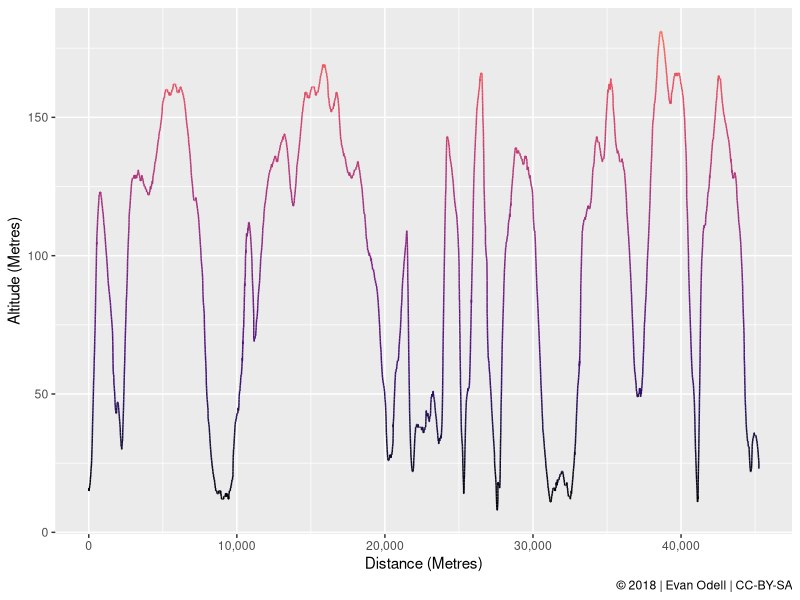
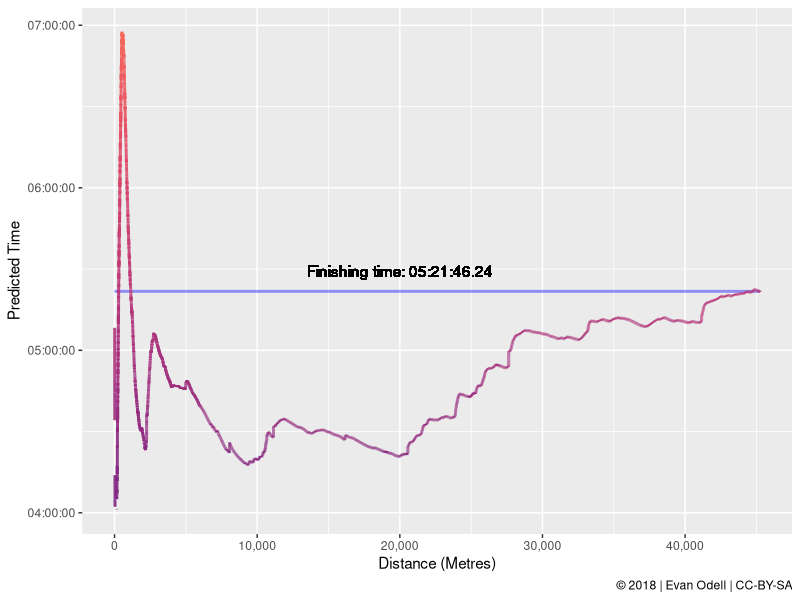

The R source for these figures, in order:
## ---- chunk 1
library(dplyr)
library(readxl)
library(tidyr)
library(lubridate)
library(hms)

#content/blog/
run <- read_excel("marathon-data/run.xlsx", 
     range = "wk2:ws19351")

names(run) = snakecase::to_snake_case(names(run))

run <- run %>% #select(-x_1)  %>% 
  slice(-1:-2) %>% 
  mutate(local_time = gsub("T", " ", local_time)) %>%
  mutate(local_time = as.POSIXct(local_time, format = "%Y-%m-%d %H:%M:%OS"),
         speed_kmh = speed * 3.6) %>%
  rename("speed_ms" = "speed") %>%
  mutate(local_time = if_else(local_time < as.POSIXct("2018-12-01 09:03:00"),
                          local_time + hours(12), local_time),
         elapsed = as.numeric(local_time),
         elapsed = elapsed - min(elapsed),
         pace = if_else((16+2/3)/speed_ms == "Inf", 0, (16+2/3)/speed_ms),
         cum_pace = if_else((16+2/3)/(distance /elapsed) == "Inf",
                         0,
                         (16+2/3)/(distance /elapsed))*60,
         predicted = cum_pace * (max(distance)/1000))

## ---- chunk 2
library(ggplot2)
library(viridis)

p1 <- ggplot(data = run, aes(y = altitude, x = distance)) +
  geom_line(aes(colour = altitude)) + 
  scale_colour_gradientn(colors = viridis_pal(end = 0.7,
                                              option = "magma")(173),
                         limits=c(min(run$altitude), max(run$altitude)), 
                         na.value = "#FDE725FF") + 
  scale_x_continuous(labels = scales::comma) + 
  labs(x = "Distance (Metres)",
       y = "Altitude (Metres)",
       #title = "Dorset Marathon Altitude",
       caption = "\u00A9 2018 | Evan Odell | CC-BY-SA") + 
  theme(legend.position="none")

p1

## ---- chunk 3

#pred_lims <- run$cum_pace * (max(run$distance)/1000)

pred_lims <- hms(c(nth(run$predicted, 40, order_by = run$predicted),
               nth(run$predicted, -40, order_by = run$predicted)))

p2 <- ggplot(data = run, aes(y = hms(predicted), x = distance)) +
  geom_line(aes(y = as.hms(max(run$elapsed))),
            alpha = 0.4, size = 1, colour = "blue") + 
  geom_text(aes(y = as.hms(max(run$elapsed)), x = 20000, 
                label = paste0("Finishing time: ",
                               as.hms(max(run$elapsed)))),
            vjust = -1.2) + 
  geom_line(aes(colour = predicted), size = 1, alpha = 0.9) +
  scale_colour_gradientn(colors = viridis_pal(end = 0.7,
                                              option = "magma")(173),
                         #limits=c(0, 100), 
                         na.value = "#FDE725FF") + 
  scale_x_continuous(labels = scales::comma) + 
  scale_y_time(limits = pred_lims) + 
  labs(x = "Distance (Metres)",
       y = "Predicted Time", 
       #title = "Dorset Marathon Pace",
       caption = "\u00A9 2018 | Evan Odell | CC-BY-SA") + 
  theme(legend.position="none")

p2
